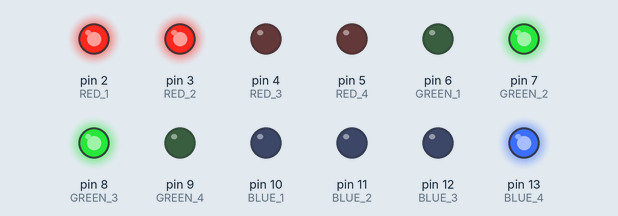
Recording of a sketch running on a simulated Arduino Mega 2560, built with avr-gcc and run on an emulated ATmega2560. Shown: output pins drawn as LEDs (lit = HIGH).

Above: at 0.15 s.
At 1.05 s:
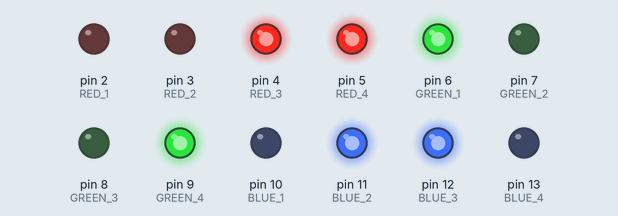
At 1.65 s:
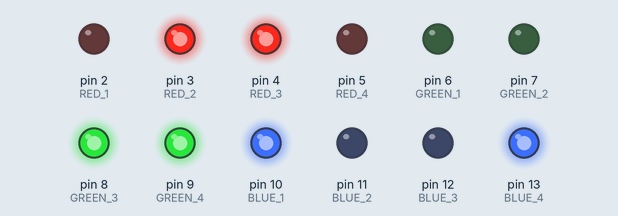
At 2.26 s:
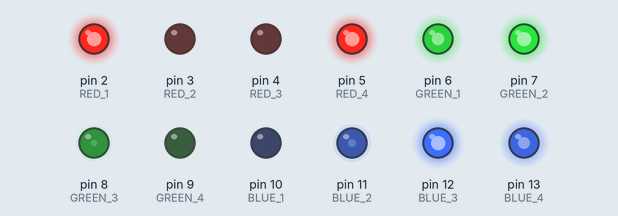
Timing chart, 0 to 2.2 s (numbered marks = the images above):
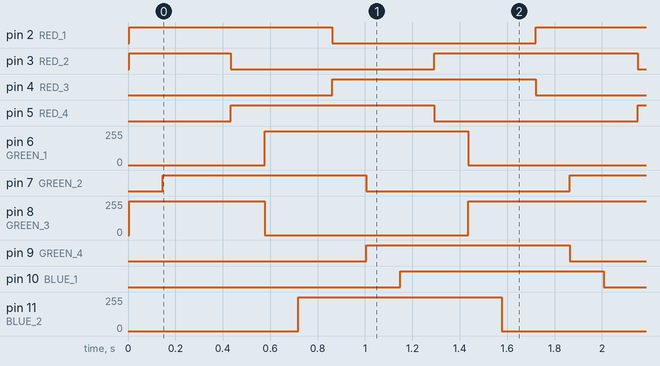

The sketch:

rgb-rainbow.ino
```cpp
#define RED_1 2
#define RED_2 3
#define RED_3 4
#define RED_4 5
#define GREEN_1 6
#define GREEN_2 7
#define GREEN_3 8
#define GREEN_4 9
#define BLUE_1 10
#define BLUE_2 11
#define BLUE_3 12
#define BLUE_4 13

static byte colours[1536][3];

void setup() {
    for (int i = 2; i <= 13; i++) {
        pinMode(i, OUTPUT);
    }

    int j = 0;
    for (int i = 255; j <= 255; j++) {
        colours[j][0] = i;
    }
    for (int i = 255; j <= 511; j++) {
        colours[j][0] = i;
    }
    for (int i = 255; j <= 767; i--, j++) {
        colours[j][0] = i;
    }
    for (int i = 0; j <= 1023; j++) {
        colours[j][0] = i;
    }
    for (int i = 0; j <= 1279; j++) {
        colours[j][0] = i;
    }
    for (int i = 0; j <= 1535; i++, j++) {
        colours[j][0] = i;
    }

    j = 0;
    for (int i = 0; j <= 255; j++) {
        colours[j][1] = i;
    }
    for (int i = 0; j <= 511; i++, j++) {
        colours[j][1] = i;
    }
    for (int i = 255; j <= 767; j++) {
        colours[j][1] = i;
    }
    for (int i = 255; j <= 1023; j++) {
        colours[j][1] = i;
    }
    for (int i = 255; j <= 1279; i--, j++) {
        colours[j][1] = i;
    }
    for (int i = 0; j <= 1535; j++) {
        colours[j][1] = i;
    }

    j = 0;
    for (int i = 255; j <= 255; i--, j++) {
        colours[j][2] = i;
    }
    for (int i = 0; j <= 511; j++) {
        colours[j][2] = i;
    }
    for (int i = 0; j <= 767; j++) {
        colours[j][2] = i;
    }
    for (int i = 0; j <= 1023; i++, j++) {
        colours[j][2] = i;
    }
    for (int i = 255; j <= 1279; j++) {
        colours[j][2] = i;
    }
    for (int i = 255; j <= 1535; j++) {
        colours[j][2] = i;
    }
}

void rainbow_one_led(int delayTime) {
    for (int i = 255; i >= 0; i--) {
        analogWrite(BLUE_1, i);
        delay(delayTime);
    }
    for (int i = 0; i <= 255; i++) {
        analogWrite(GREEN_1, i);
        delay(delayTime);
    }
    for (int i = 255; i >= 0; i--) {
        analogWrite(RED_1, i);
        delay(delayTime);
    }
    for (int i = 0; i <= 255; i++) {
        analogWrite(BLUE_1, i);
        delay(delayTime);
    }
    for (int i = 255; i >= 0; i--) {
        analogWrite(GREEN_1, i);
        delay(delayTime);
    }
    for (int i = 0; i <= 255; i++) {
        analogWrite(RED_1, i);
        delay(delayTime);
    }
}

void loop() {
    short int ledColour[4];
    short int step = 384;
    for (int i = 0; i < 1536; i++) {
        ledColour[0] = i;
        ledColour[1] = (i + step) < 1536 ? i + 384 : i + 384 - 1536;
        ledColour[2] = (i + 2 * step) < 1536 ? i + 768 : i + 768 - 1536;
        ledColour[3] = (i + 3 * step) < 1536 ? i + 1152 : i + 1152 - 1536;
        analogWrite(RED_1, colours[ledColour[0]][0]);
        analogWrite(GREEN_1, colours[ledColour[0]][1]);
        analogWrite(BLUE_1, colours[ledColour[0]][2]);
        analogWrite(RED_2, colours[ledColour[1]][0]);
        analogWrite(GREEN_2, colours[ledColour[1]][1]);
        analogWrite(BLUE_2, colours[ledColour[1]][2]);
        analogWrite(RED_3, colours[ledColour[2]][0]);
        analogWrite(GREEN_3, colours[ledColour[2]][1]);
        analogWrite(BLUE_3, colours[ledColour[2]][2]);
        analogWrite(RED_4, colours[ledColour[3]][0]);
        analogWrite(GREEN_4, colours[ledColour[3]][1]);
        analogWrite(BLUE_4, colours[ledColour[3]][2]);
        delay(1);
    }
}
```

Measured:
- by itself, pin 2 (RED_1): LOW → HIGH at 0.00 s, → LOW 0.86 s later, → HIGH 0.86 s later
- by itself, pin 3 (RED_2): LOW → HIGH at 0.00 s, → LOW 0.43 s later, → HIGH 0.86 s later, → LOW 0.86 s later
- by itself, pin 4 (RED_3): LOW → HIGH at 0.86 s, → LOW 0.86 s later
- by itself, pin 5 (RED_4): LOW → HIGH at 0.43 s, → LOW 0.86 s later, → HIGH 0.86 s later
- by itself, pin 6 (GREEN_1): 0/255 → 255/255 at 0.58 s, → 0/255 0.86 s later
- by itself, pin 7 (GREEN_2): LOW → HIGH at 0.15 s, → LOW 0.86 s later, → HIGH 0.86 s later
- by itself, pin 8 (GREEN_3): 0/255 → 255/255 at 0.00 s, → 0/255 0.57 s later, → 255/255 0.86 s later
- by itself, pin 9 (GREEN_4): LOW → HIGH at 1.0 s, → LOW 0.86 s later
